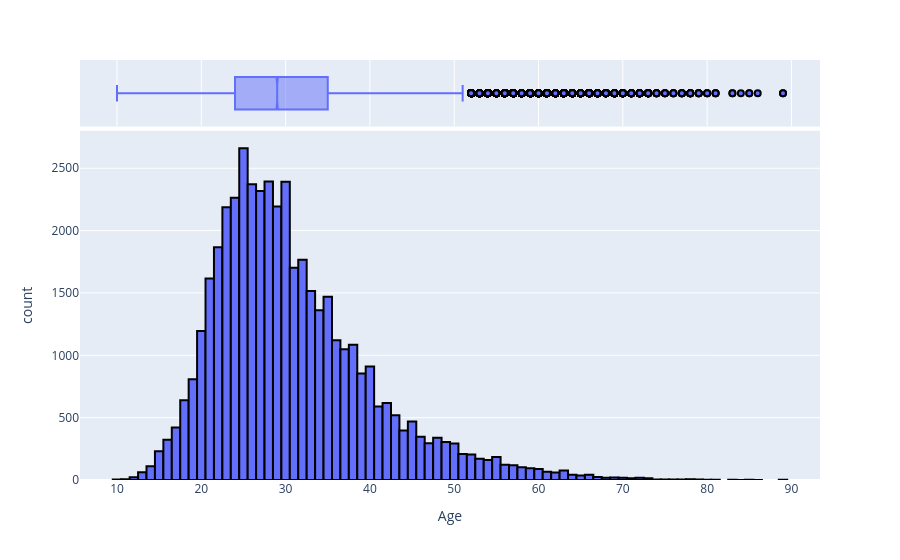

The notebook cell saved with this chart:
### Markdown cell above
## Age Distribution

This visualization explores the age distribution of developers who participated in the survey.

### Code cell
fig = px.histogram(survey_df,
                  x = 'Age',
                  marginal = 'box')
fig.update_traces(marker_line_width = 2,marker_line_color = 'black')
fig.show()

### Figure 1 — Plotly figure (JSON) as saved in the notebook; plotly's stock layout.template omitted (floating-point values rounded to 4 significant figures; data arrays with more than 128 entries replaced by an {"elided": "..."} marker saying what was removed)
{"data": [{"bingroup": "x", "hovertemplate": "Age=%{x}<br>count=%{y}<extra></extra>", "legendgroup": "", "marker": {"color": "#636efa", "line": {"color": "black", "width": 2}, "pattern": {"shape": ""}}, "name": "", "orientation": "v", "showlegend": false, "type": "histogram", "x": {"elided": "64266 float values"}, "xaxis": "x", "yaxis": "y"}, {"hovertemplate": "Age=%{x}<extra></extra>", "legendgroup": "", "marker": {"color": "#636efa", "line": {"color": "black", "width": 2}}, "name": "", "notched": true, "showlegend": false, "type": "box", "x": {"elided": "64266 float values"}, "xaxis": "x2", "yaxis": "y2"}], "layout": {"barmode": "relative", "legend": {"tracegroupgap": 0}, "margin": {"t": 60}, "xaxis": {"anchor": "y", "domain": [0, 1], "title": {"text": "Age"}}, "xaxis2": {"anchor": "y2", "domain": [0, 1], "matches": "x", "showgrid": true, "showticklabels": false}, "yaxis": {"anchor": "x", "domain": [0, 0.8316], "title": {"text": "count"}}, "yaxis2": {"anchor": "x2", "domain": [0.8416, 1], "matches": "y2", "showgrid": false, "showline": false, "showticklabels": false, "ticks": ""}}}
